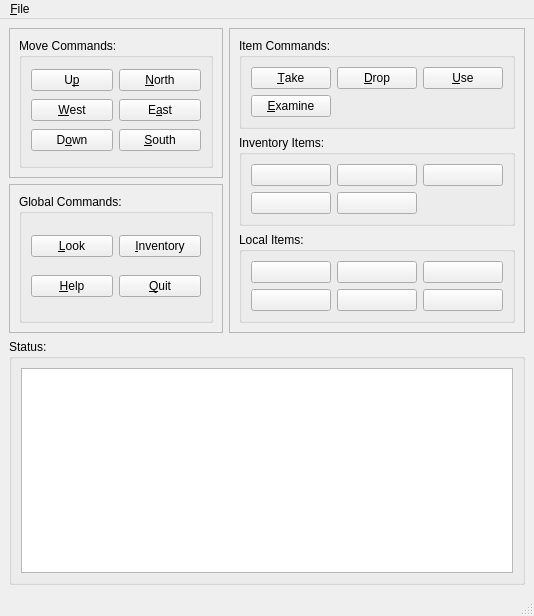
<?xml version="1.0" encoding="UTF-8"?>
<ui version="4.0">
 <class>MainWindow</class>
 <widget class="QMainWindow" name="MainWindow">
  <property name="geometry">
   <rect>
    <x>0</x>
    <y>0</y>
    <width>534</width>
    <height>616</height>
   </rect>
  </property>
  <property name="windowTitle">
   <string>The Abandoned Farmhouse Adventure</string>
  </property>
  <property name="statusTip">
   <string/>
  </property>
  <widget class="QWidget" name="centralwidget">
   <layout class="QVBoxLayout" name="verticalLayout_6">
    <item>
     <layout class="QHBoxLayout" name="horizontalLayout1">
      <item>
       <layout class="QVBoxLayout" name="verticalLayout4">
        <item>
         <widget class="QFrame" name="moveFrame">
          <property name="frameShape">
           <enum>QFrame::StyledPanel</enum>
          </property>
          <property name="frameShadow">
           <enum>QFrame::Raised</enum>
          </property>
          <layout class="QVBoxLayout" name="verticalLayout_2">
           <item>
            <widget class="QGroupBox" name="directionsGroupBox">
             <property name="toolTip">
              <string>Moving commands</string>
             </property>
             <property name="title">
              <string>Move Commands:</string>
             </property>
             <layout class="QGridLayout" name="gridLayout_3">
              <item row="1" column="1">
               <widget class="QPushButton" name="eastButton">
                <property name="toolTip">
                 <string>Click to move east</string>
                </property>
                <property name="text">
                 <string>E&amp;ast</string>
                </property>
               </widget>
              </item>
              <item row="1" column="0">
               <widget class="QPushButton" name="westButton">
                <property name="toolTip">
                 <string>Click to move west</string>
                </property>
                <property name="text">
                 <string>&amp;West</string>
                </property>
               </widget>
              </item>
              <item row="2" column="0">
               <widget class="QPushButton" name="downButton">
                <property name="toolTip">
                 <string>Click to move down</string>
                </property>
                <property name="text">
                 <string>D&amp;own</string>
                </property>
               </widget>
              </item>
              <item row="0" column="1">
               <widget class="QPushButton" name="northButton">
                <property name="toolTip">
                 <string>Click to move north</string>
                </property>
                <property name="text">
                 <string>&amp;North</string>
                </property>
               </widget>
              </item>
              <item row="0" column="0">
               <widget class="QPushButton" name="upButton">
                <property name="toolTip">
                 <string>Click to move up</string>
                </property>
                <property name="text">
                 <string>U&amp;p</string>
                </property>
               </widget>
              </item>
              <item row="2" column="1">
               <widget class="QPushButton" name="southButton">
                <property name="toolTip">
                 <string>Click to move south</string>
                </property>
                <property name="text">
                 <string>&amp;South</string>
                </property>
               </widget>
              </item>
             </layout>
            </widget>
           </item>
          </layout>
         </widget>
        </item>
        <item>
         <widget class="QFrame" name="globalFrame">
          <property name="frameShape">
           <enum>QFrame::StyledPanel</enum>
          </property>
          <property name="frameShadow">
           <enum>QFrame::Raised</enum>
          </property>
          <layout class="QVBoxLayout" name="verticalLayout_3">
           <item>
            <widget class="QGroupBox" name="commandsGroupBox">
             <property name="toolTip">
              <string>Commands that don't act on an item</string>
             </property>
             <property name="title">
              <string>Global Commands:</string>
             </property>
             <layout class="QGridLayout" name="gridLayout">
              <item row="0" column="0">
               <widget class="QPushButton" name="lookButton">
                <property name="toolTip">
                 <string>Click to look around</string>
                </property>
                <property name="text">
                 <string>&amp;Look</string>
                </property>
               </widget>
              </item>
              <item row="0" column="1">
               <widget class="QPushButton" name="inventoryButton">
                <property name="toolTip">
                 <string>Show items you are carrying</string>
                </property>
                <property name="text">
                 <string>&amp;Inventory</string>
                </property>
               </widget>
              </item>
              <item row="1" column="0">
               <widget class="QPushButton" name="helpButton">
                <property name="toolTip">
                 <string>Get some hints on help</string>
                </property>
                <property name="text">
                 <string>&amp;Help</string>
                </property>
               </widget>
              </item>
              <item row="1" column="1">
               <widget class="QPushButton" name="quitButton">
                <property name="toolTip">
                 <string>Click to quit the game</string>
                </property>
                <property name="text">
                 <string>&amp;Quit</string>
                </property>
               </widget>
              </item>
             </layout>
            </widget>
           </item>
          </layout>
         </widget>
        </item>
       </layout>
      </item>
      <item>
       <widget class="QFrame" name="frame">
        <property name="frameShape">
         <enum>QFrame::StyledPanel</enum>
        </property>
        <property name="frameShadow">
         <enum>QFrame::Raised</enum>
        </property>
        <layout class="QVBoxLayout" name="verticalLayout">
         <item>
          <widget class="QGroupBox" name="groupBox2">
           <property name="font">
            <font>
             <weight>50</weight>
             <bold>false</bold>
            </font>
           </property>
           <property name="toolTip">
            <string>Commands that act on an item</string>
           </property>
           <property name="title">
            <string>Item Commands:</string>
           </property>
           <layout class="QGridLayout" name="gridLayout_2">
            <item row="0" column="0">
             <widget class="QPushButton" name="takeButton">
              <property name="toolTip">
               <string>Click button and then click on item to take</string>
              </property>
              <property name="text">
               <string>&amp;Take</string>
              </property>
              <property name="checkable">
               <bool>true</bool>
              </property>
             </widget>
            </item>
            <item row="0" column="1">
             <widget class="QPushButton" name="dropButton">
              <property name="toolTip">
               <string>Click button and then click on item to drop</string>
              </property>
              <property name="text">
               <string>&amp;Drop</string>
              </property>
              <property name="checkable">
               <bool>true</bool>
              </property>
             </widget>
            </item>
            <item row="0" column="2">
             <widget class="QPushButton" name="useButton">
              <property name="toolTip">
               <string>Click button and then click on item to use</string>
              </property>
              <property name="text">
               <string>&amp;Use</string>
              </property>
              <property name="checkable">
               <bool>true</bool>
              </property>
             </widget>
            </item>
            <item row="1" column="0">
             <widget class="QPushButton" name="examineButton">
              <property name="toolTip">
               <string>Click button and then click on item to examine</string>
              </property>
              <property name="text">
               <string>&amp;Examine</string>
              </property>
              <property name="checkable">
               <bool>true</bool>
              </property>
             </widget>
            </item>
           </layout>
          </widget>
         </item>
         <item>
          <widget class="QGroupBox" name="inventoryGroupBox">
           <property name="toolTip">
            <string>Items you are carrying</string>
           </property>
           <property name="title">
            <string>Inventory Items:</string>
           </property>
           <layout class="QGridLayout" name="gridLayout_4">
            <item row="0" column="2">
             <widget class="QPushButton" name="inventoryButton3">
              <property name="text">
               <string/>
              </property>
             </widget>
            </item>
            <item row="0" column="1">
             <widget class="QPushButton" name="inventoryButton2">
              <property name="text">
               <string/>
              </property>
             </widget>
            </item>
            <item row="2" column="0">
             <widget class="QPushButton" name="inventoryButton4">
              <property name="text">
               <string/>
              </property>
             </widget>
            </item>
            <item row="2" column="1">
             <widget class="QPushButton" name="inventoryButton5">
              <property name="text">
               <string/>
              </property>
             </widget>
            </item>
            <item row="0" column="0">
             <widget class="QPushButton" name="inventoryButton1">
              <property name="text">
               <string/>
              </property>
             </widget>
            </item>
           </layout>
          </widget>
         </item>
         <item>
          <widget class="QGroupBox" name="groupBox">
           <property name="toolTip">
            <string>Items nearby</string>
           </property>
           <property name="title">
            <string>Local Items:</string>
           </property>
           <layout class="QGridLayout" name="gridLayout_5">
            <item row="0" column="0">
             <widget class="QPushButton" name="objectButton1">
              <property name="text">
               <string/>
              </property>
             </widget>
            </item>
            <item row="1" column="1">
             <widget class="QPushButton" name="objectButton5">
              <property name="text">
               <string/>
              </property>
             </widget>
            </item>
            <item row="0" column="1">
             <widget class="QPushButton" name="objectButton2">
              <property name="text">
               <string/>
              </property>
             </widget>
            </item>
            <item row="1" column="0">
             <widget class="QPushButton" name="objectButton4">
              <property name="text">
               <string/>
              </property>
             </widget>
            </item>
            <item row="0" column="2">
             <widget class="QPushButton" name="objectButton3">
              <property name="text">
               <string/>
              </property>
             </widget>
            </item>
            <item row="1" column="2">
             <widget class="QPushButton" name="objectButton6">
              <property name="text">
               <string/>
              </property>
             </widget>
            </item>
           </layout>
          </widget>
         </item>
        </layout>
       </widget>
      </item>
     </layout>
    </item>
    <item>
     <widget class="QGroupBox" name="groupBox3">
      <property name="toolTip">
       <string>Shows game status</string>
      </property>
      <property name="title">
       <string>Status:</string>
      </property>
      <layout class="QVBoxLayout" name="verticalLayout_5">
       <item>
        <widget class="QTextEdit" name="textEdit">
         <property name="documentTitle">
          <string/>
         </property>
         <property name="readOnly">
          <bool>true</bool>
         </property>
         <property name="html">
          <string>&lt;!DOCTYPE HTML PUBLIC &quot;-//W3C//DTD HTML 4.0//EN&quot; &quot;http://www.w3.org/TR/REC-html40/strict.dtd&quot;&gt;
&lt;html&gt;&lt;head&gt;&lt;meta name=&quot;qrichtext&quot; content=&quot;1&quot; /&gt;&lt;style type=&quot;text/css&quot;&gt;
p, li { white-space: pre-wrap; }
&lt;/style&gt;&lt;/head&gt;&lt;body style=&quot; font-family:'Ubuntu'; font-size:9pt; font-weight:400; font-style:normal;&quot;&gt;
&lt;p style=&quot;-qt-paragraph-type:empty; margin-top:0px; margin-bottom:0px; margin-left:0px; margin-right:0px; -qt-block-indent:0; text-indent:0px;&quot;&gt;&lt;br /&gt;&lt;/p&gt;&lt;/body&gt;&lt;/html&gt;</string>
         </property>
        </widget>
       </item>
      </layout>
     </widget>
    </item>
   </layout>
  </widget>
  <widget class="QMenuBar" name="menubar">
   <property name="geometry">
    <rect>
     <x>0</x>
     <y>0</y>
     <width>534</width>
     <height>20</height>
    </rect>
   </property>
   <widget class="QMenu" name="menuFile">
    <property name="title">
     <string>&amp;File</string>
    </property>
    <addaction name="actionQuit"/>
   </widget>
   <addaction name="menuFile"/>
  </widget>
  <widget class="QStatusBar" name="statusbar"/>
  <action name="actionQuit">
   <property name="text">
    <string>&amp;Quit</string>
   </property>
  </action>
 </widget>
 <tabstops>
  <tabstop>upButton</tabstop>
  <tabstop>northButton</tabstop>
  <tabstop>westButton</tabstop>
  <tabstop>eastButton</tabstop>
  <tabstop>downButton</tabstop>
  <tabstop>southButton</tabstop>
  <tabstop>takeButton</tabstop>
  <tabstop>dropButton</tabstop>
  <tabstop>useButton</tabstop>
  <tabstop>examineButton</tabstop>
  <tabstop>inventoryButton1</tabstop>
  <tabstop>inventoryButton2</tabstop>
  <tabstop>inventoryButton3</tabstop>
  <tabstop>inventoryButton4</tabstop>
  <tabstop>inventoryButton5</tabstop>
  <tabstop>lookButton</tabstop>
  <tabstop>inventoryButton</tabstop>
  <tabstop>helpButton</tabstop>
  <tabstop>quitButton</tabstop>
  <tabstop>objectButton1</tabstop>
  <tabstop>objectButton2</tabstop>
  <tabstop>objectButton3</tabstop>
  <tabstop>objectButton4</tabstop>
  <tabstop>objectButton5</tabstop>
  <tabstop>objectButton6</tabstop>
  <tabstop>textEdit</tabstop>
 </tabstops>
 <resources/>
 <connections/>
</ui>
